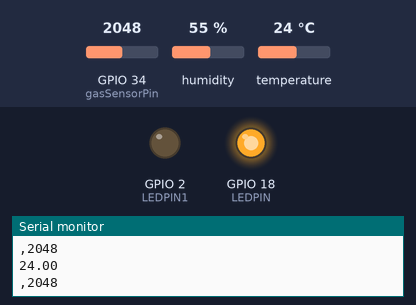
The sketch below on a simulated ESP32. On the bench: output pins drawn as LEDs (lit = HIGH), the last lines printed to the serial monitor. The test bench sets the inputs (shaded band); at power-on: temperature 24 °C, GPIO 34 (gasSensorPin) = 2048, humidity 55 %. Nothing arrives over Bluetooth unless stated.

Above: at 2.8 s.
2.9 s: temperature set to 26.2 °C
5.6 s: temperature set to 27.3 °C
At 7.3 s:
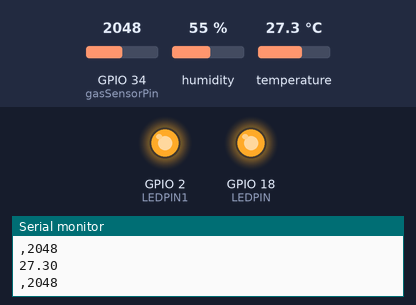
8.3 s: GPIO 34 (gasSensorPin) set to 1767
11.2 s: GPIO 34 (gasSensorPin) set to 1673
At 12.4 s:
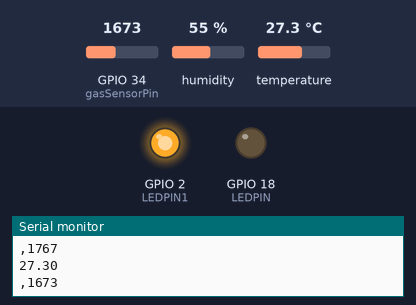
13.9 s: temperature set to 12 °C
At 15.4 s:
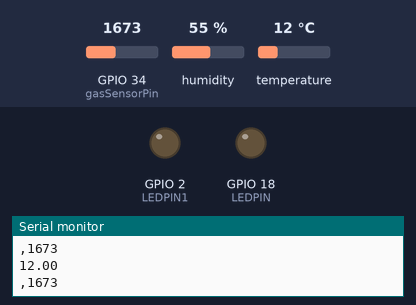
16.6 s: temperature set to 28 °C
At 18.8 s:
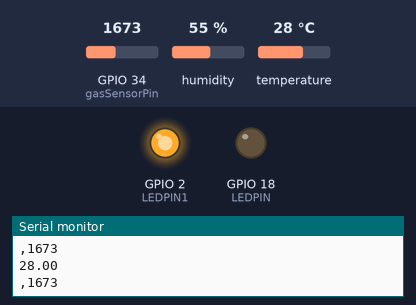
Timing chart, 0 to 20.3 s (numbered marks = the images above; inputs shaded):
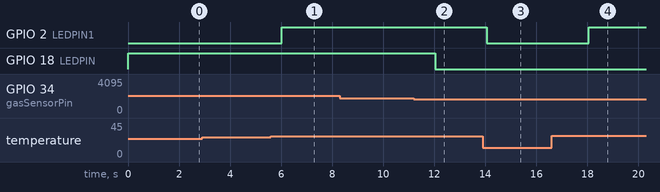

The sketch:

transmitter_esp32_ta.ino
```cpp
#include "BluetoothSerial.h"
#include <DHT.h>

#define USE_NAME // Comment this to use MAC address instead of a slaveName
const char *pin = "1234"; // Change this to reflect the pin expected by the real slave BT device

#if !defined(CONFIG_BT_SPP_ENABLED)
#error Serial Bluetooth not available or not enabled. It is only available for the ESP32 chip.
#endif

BluetoothSerial SerialBT;

#ifdef USE_NAME
String slaveName = "ESP32-BT-Slave"; // Change this to reflect the real name of your slave BT device
#else
String MACadd = "AA:BB:CC:11:22:33"; // This only for printing
uint8_t address[6] = {0xAA, 0xBB, 0xCC, 0x11, 0x22, 0x33}; // Change this to reflect the real MAC address of your slave BT device
#endif

String myName = "ESP32-BT-Master";

//DHT Setup
#define DHTPIN 21
#define LEDPIN 18
#define LEDPIN1 2
#define DHTTYPE DHT22 // Tipe sensor DHT (DHT11 atau DHT22)
DHT dht(DHTPIN, DHTTYPE);

// Sensor gas MQ-2
int gasSensorPin = 34; // Misalnya sensor gas terhubung ke pin analog A0 (pin 34)

void setup() {
  pinMode(LEDPIN, OUTPUT);
  pinMode(LEDPIN1, OUTPUT);
 bool connected;
  Serial.begin(115200);
  SerialBT.begin(myName, true);
  Serial.printf("The device \"%s\" started in master mode, make sure slave BT device is on!\n", myName.c_str());

#ifndef USE_NAME
  SerialBT.setPin(pin);
  Serial.println("Using PIN");
#endif

  // connect(address) is fast (up to 10 secs max), connect(slaveName) is slow (up to 30 secs max) as it needs
  // to resolve slaveName to address first, but it allows to connect to different devices with the same name.
  // Set CoreDebugLevel to Info to view devices Bluetooth address and device names
#ifdef USE_NAME
  connected = SerialBT.connect(slaveName);
  Serial.printf("Connecting to slave BT device named \"%s\"\n", slaveName.c_str());
#else
  connected = SerialBT.connect(address);
  Serial.print("Connecting to slave BT device with MAC ");
  Serial.println(MACadd);
#endif

  if (connected)
  {
    Serial.println("Connected Successfully!");
  }
  else
  {
    while (!SerialBT.connected(10000))
    {
      Serial.println("Failed to connect. Make sure the remote device is available and in range, then restart the app.");
    }
  }

  // Initiate DHT sensor
  dht.begin();
}

void loop()
{
  // Read sensor data
  // float humidity = dht.readHumidity();
  float temperature = dht.readTemperature();

  // Read gas sensor data
  int gasValue = analogRead(gasSensorPin);

  // Send sensor data via Bluetooth
  // SerialBT.print("Humidity: ");
  // SerialBT.print(humidity);
  // SerialBT.print(", Temperature: ");
  SerialBT.print(temperature);
  SerialBT.print(",");
  //SerialBT.print(", Gas Value: ");
  SerialBT.print(gasValue);

  // Echo sensor data to Serial Monitor
  // Serial.print("Humidity: ");
  // // Serial.println(humidity);
  // // Serial.print("%, Temperature: ");
    if(temperature >= 27){
    digitalWrite(LEDPIN1, HIGH);
    }
    else if(temperature <= 27 ){
      digitalWrite(LEDPIN1, LOW);
}
   Serial.println(temperature);
   Serial.print(",");
  // Serial.print("C, Gas Value: ");
  Serial.println(gasValue);
  if(gasValue >= 1700){
    digitalWrite(LEDPIN, HIGH);
    }
    else if(gasValue <= 1700){
      digitalWrite(LEDPIN, LOW);
}
  // Serial.print(gasValue);
  // Serial.print(" "); // a space ' ' or  tab '\t' character is printed between the two values

  delay(2000); // Delay for 2 seconds before reading the sensor again
}
```

Measured:
- the behaviour switches between 26.9 and 27 °C on temperature (found by bisection; images 0 and 1)
- the behaviour switches between 1700 and 1699 on GPIO 34 (gasSensorPin) (found by bisection; images 1 and 2)
- after the input at 5.6 s, GPIO 2 (LEDPIN1): LOW → HIGH after 0.43 s
- after the input at 11.2 s, GPIO 18 (LEDPIN): HIGH → LOW after 0.85 s
- after the input at 13.9 s, GPIO 2 (LEDPIN1): HIGH → LOW after 0.15 s
- after the input at 16.6 s, GPIO 2 (LEDPIN1): LOW → HIGH after 1.5 s
